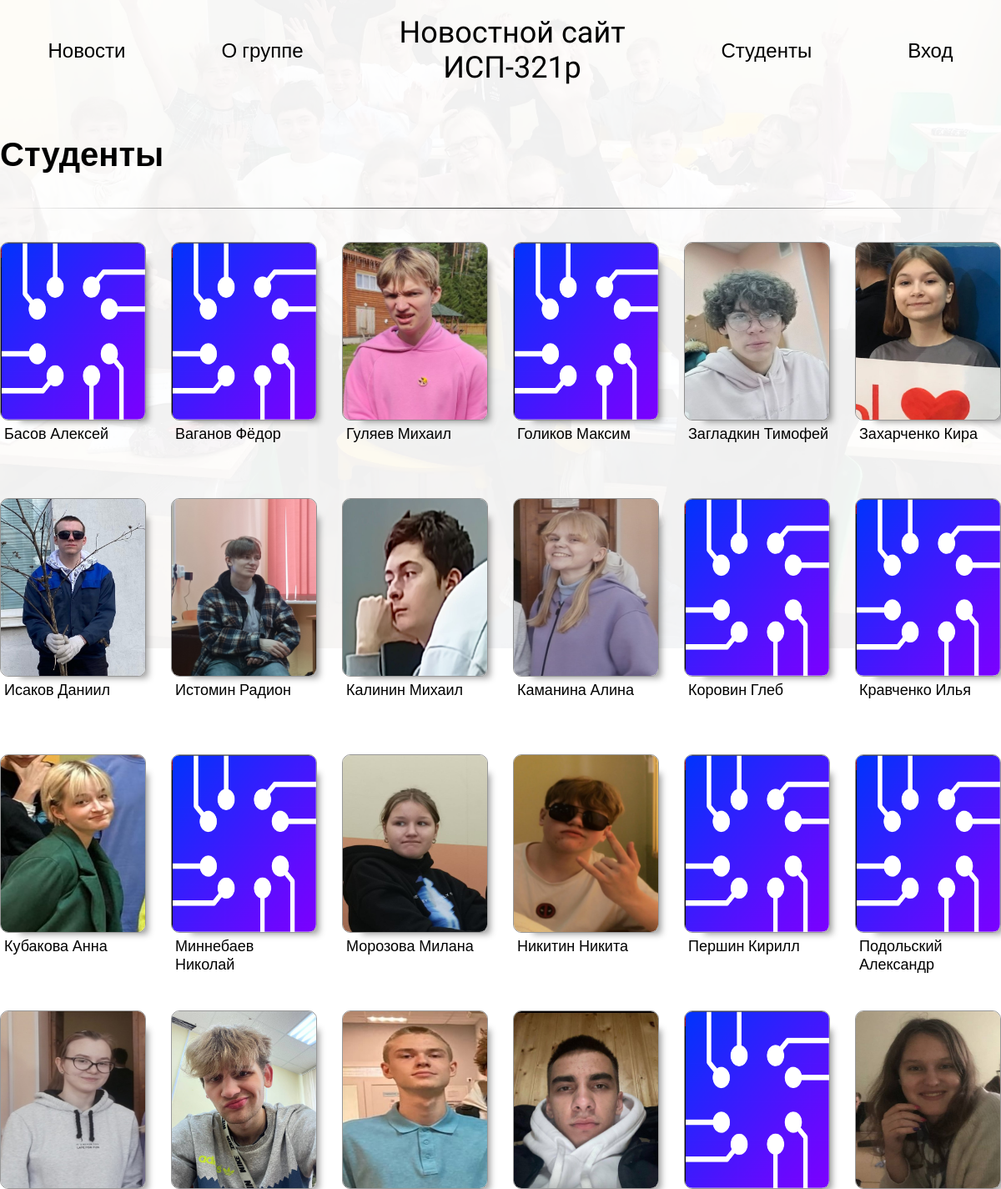
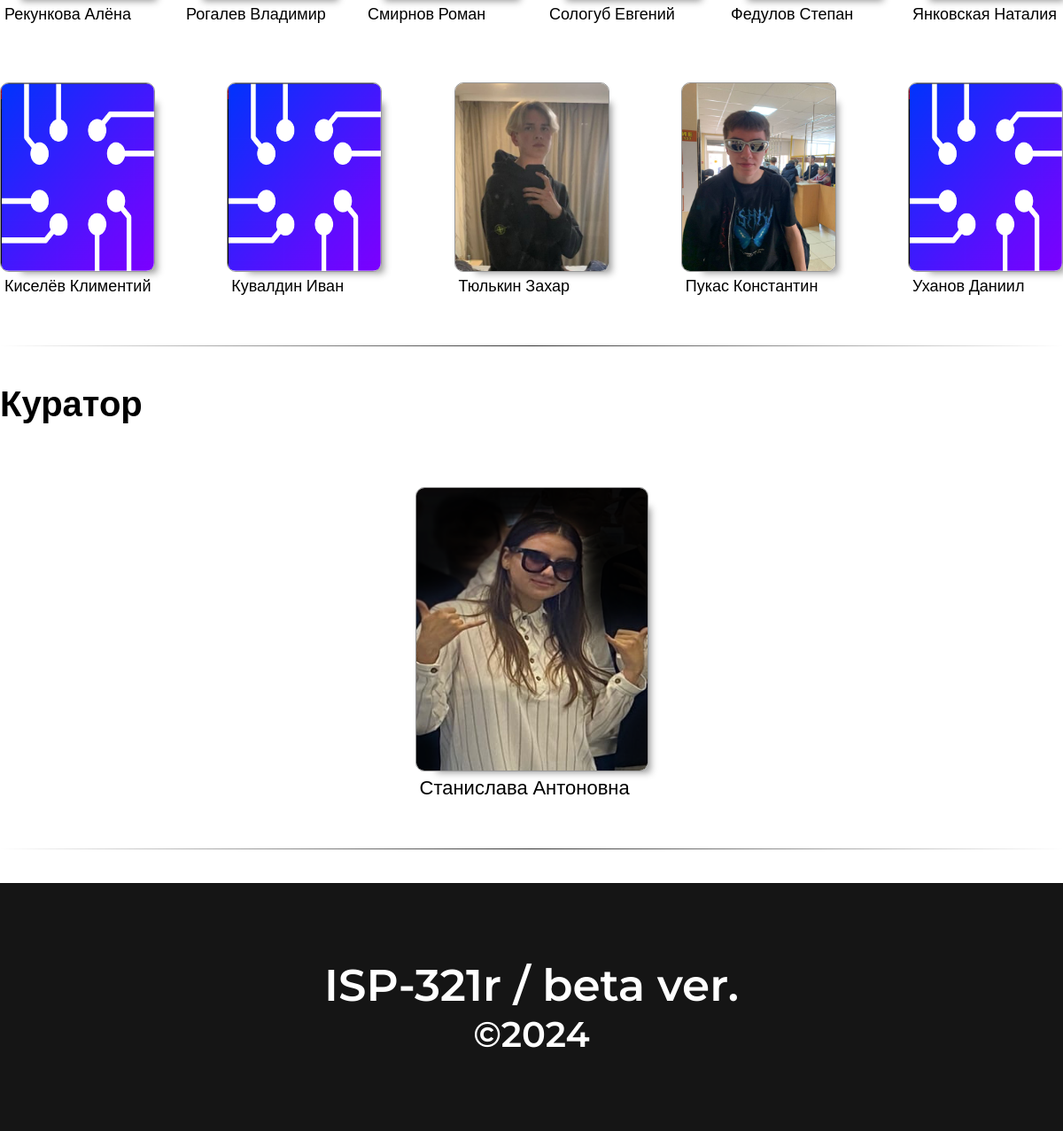
/students, run on the app's committed database (2 pictures, top to bottom).
### appisp/models.py (models this page shows, shortened)
class AboutInfo(models.Model):
    name = models.CharField(max_length=8, blank=False)
    info = models.CharField(max_length=650, blank=False)
    icon = models.ImageField(verbose_name='Иконка', blank=False, upload_to='icon/')

class Student(models.Model):
    img = models.ImageField(upload_to='students/')
    name = models.CharField(max_length=50, blank=False)
    line = models.IntegerField()

### appisp/views.py (the view)
# urls.py: path('students', students_page, name='students'),
def students_page(request):
    about_info = AboutInfo.objects.all()
    student = Student.objects.all()
    line1 = Student.objects.filter(line=1)
    line2 = Student.objects.filter(line=2)
    line3 = Student.objects.filter(line=3)
    line4 = Student.objects.filter(line=4)
    line5 = Student.objects.filter(line=5)
    linekyr = Student.objects.filter(line=6)
    return render(request, 'students.html', context={'line1': line1, 'line2': line2, 'line3': line3, 'line4': line4, 'line5': line5, 'linekyr': linekyr, 'about_info': about_info})

### templates/students.html (shortened to what this page needs)
{% extends 'base.html' %}
{% block content %}
{% load static %}
    <main>
      <div class="wrapper">
        <h1 class="title">Студенты</h1>
        <div class="new__line"></div>
        <div class="students">
          <div class="students__row">
            {% for student in line1 %}
            <div class="students__card">
              <img
                class="students__card__img"
                src="{{ student.img.url }}"
                alt=""
              />
              <p class="students__card__name">{{ student.name }}</p>
            </div>
            {% endfor %}
          </div>
          <div class="students__row">
            {% for student in line2 %}
            <div class="students__card">
              <img
                class="students__card__img"
                src="{{ student.img.url }}"
                alt=""
              />
              <p class="students__card__name">{{ student.name }}</p>
            </div>
            {% endfor %}
          </div>
          <div class="students__row">
            {% for student in line3 %}
            <div class="students__card">
              <img
                class="students__card__img"
                src="{{ student.img.url }}"
                alt=""
              />
              <p class="students__card__name">{{ student.name }}</p>
            </div>
            {% endfor %}
          </div>
          <div class="students__row">
            {% for student in line4 %}
            <div class="students__card">
              <img
                class="students__card__img"
                src="{{ student.img.url }}"
                alt=""
              />
              <p class="students__card__name">{{ student.name }}</p>
            </div>
            {% endfor %}
          </div>
          <div class="students__row">
            {% for student in line5 %}
            <div class="students__card">
              <img
                class="students__card__img"
                src="{{ student.img.url }}"
                alt=""
              />
              <p class="students__card__name">{{ student.name }}</p>
            </div>
            {% endfor %}
          </div>
        </div>
        <div class="new__line"></div>
        <h1 class="title">Куратор</h1>
                  <div class="kyr__row">
            {% for student in linekyr %}
            <div class="kyr__card">
              <img
                class="kyr__card__img"
                src="{{ student.img.url }}"
                alt=""
              />
              <p class="kyr__card__name">{{ student.name }}</p>
            </div>
            {% endfor %}
          </div>
        <div class="new__line"></div>
      </div>
      <br />
      <br />
    </main>
{% endblock %}

### templates/base.html (shortened to what this page needs)
<!DOCTYPE html>
<html lang="en">
{% load static %}
  <head>
    <link rel="stylesheet" href="{% static 'css/style.css' %}" />
  </head>
  <body>
    <div class="bg"></div>
        <header>
      <div class="wrapper">
        <div class="header">
          <a class="header__link" href="{% url 'index' %}">Новости</a>
          <a class="header__link" href="{% url 'about' %}">О группе</a>
{% for info in about_info %}
          <h3 class="header__logo">
            Новостной сайт <br />
            {{ info.name }}
          </h3>
{% endfor %}
          <a class="header__link" href="{% url 'students' %}">Студенты</a>
{% if user.is_authenticated %}
           <a class="header__link" href="{% url 'account' %}">Аккаунт</a>
{% else %}
           <a class="header__link" href="{% url 'login' %}">Вход</a>
{% endif %}
        </div>
      </div>
    </header>
     {% block content %}
     {% endblock %}
      <footer>
      <div class="wrapper flex">
        <h1 class="footer__text-1">ISP-321r / beta ver.</h1>
        <h4 class="footer__text-2">©2024</h4>
      </div>
    </footer>
  </body>
</html>

### static/css/style.css (style rules this page uses)
* { padding: 0px; margin: 0px; border: none; font-family: "Montserrat", sans-serif; font-optical-sizing: auto; }
*, *::before, *::after { box-sizing: border-box; }
a, a:link, a:visited { text-decoration: none; }
aside, nav, footer, header, section, main { display: block; }
h1, h2, h3, h4, h5, h6, p { font-size: inherit; font-weight: inherit; }
img { vertical-align: top; }
img, svg { max-width: 100%; height: auto; }
.header { width: 100%; height: 120px; display: flex; align-items: center; justify-content: space-around; }
.header__link { color: black; font-size: 24px; }
.header__logo { font-family: "Marck Script", cursive; font-weight: 400; font-style: normal; font-size: 36px; text-align: center; }
.title { font-size: 40px; font-weight: 600; margin: 40px 0; }
.new__line { width: 100%; height: 1px; background: rgb(2, 0, 36); background: linear-gradient(90deg, rgba(2, 0, 36, 0) 0%, rgba(0, 0, 0, 0.8) 50%, rgba(0, 212, 255, 0) 100%); }
.students { margin: 0 0 30px 0; }
.students__row { display: flex; align-items: center; justify-content: space-between; }
.students__card { width: 175px; height: 263px; margin: 40px 0 4px 0; }
.students__card__img { width: 175px; height: 214px; border-radius: 10px; box-shadow: 13px 12px 8px -11px rgba(0, 0, 0, 0.43); border: rgba(0, 0, 0, .4) 1px solid; }
.students__card__name { font-size: 18px; margin: 5px 0 0 5px; }
.kyr__row { display: flex; align-items: center; justify-content: center; margin: 0 0 28px; }
.kyr__card { width: 263px; height: 350px; margin: 30px 0 30px 0; }
.kyr__card__img { width: 263px; height: 321px; border-radius: 10px; box-shadow: 13px 12px 8px -11px rgba(0, 0, 0, 0.43); border: rgba(0, 0, 0, .4) 1px solid; }
.kyr__card__name { font-size: 22px; margin: 5px 0 0 5px; }
footer { width: 100%; height: 280px; display: flex; align-items: center; justify-content: center; background-color: rgb(21, 21, 21); margin-top: auto; }
.footer__text-1 { font-size: 50px; font-weight: 600; color: white; text-align: center; }
.footer__text-2 { font-size: 40px; font-weight: 600; color: white; text-align: center; }
body { margin: 0; display: flex; flex-direction: column; min-height: 100vh; }
.bg { position: fixed; z-index: -1; width: 100%; height: 100vh; background-image: url(../img/isp321.png); background-position: 0px -220px; background-size: cover; background-repeat: no-repeat; }
.wrapper { max-width: 1280px; height: 100%; margin: 0 auto; }
.flex { display: flex; flex-direction: column; align-items: center; justify-content: center; }

### data on the page
AboutInfo: name "ИСП-321р"
Student: img (picture), name "Басов Алексей"
Student: img (picture), name "Ваганов Фёдор"
Student: img (picture), name "Гуляев Михаил"
Student: img (picture), name "Голиков Максим"
Student: img (picture), name "Загладкин Тимофей"
Student: img (picture), name "Захарченко Кира"
Student: img (picture), name "Исаков Даниил"
Student: img (picture), name "Истомин Радион"
Student: img (picture), name "Калинин Михаил"
Student: img (picture), name "Каманина Алина"
Student: img (picture), name "Коровин Глеб"
Student: img (picture), name "Кравченко Илья"
Student: img (picture), name "Кубакова Анна"
Student: img (picture), name "Миннебаев Николай"
Student: img (picture), name "Морозова Милана"
Student: img (picture), name "Никитин Никита"
Student: img (picture), name "Першин Кирилл"
Student: img (picture), name "Подольский Александр"
Student: img (picture), name "Рекункова Алёна"
Student: img (picture), name "Рогалев Владимир"
Student: img (picture), name "Смирнов Роман"
Student: img (picture), name "Сологуб Евгений"
Student: img (picture), name "Федулов Степан"
Student: img (picture), name "Янковская Наталия"
Student: img (picture), name "Киселёв Климентий"
Student: img (picture), name "Кувалдин Иван"
Student: img (picture), name "Тюлькин Захар"
Student: img (picture), name "Пукас Константин"
Student: img (picture), name "Уханов Даниил"
Student: img (picture), name "Станислава Антоновна"
